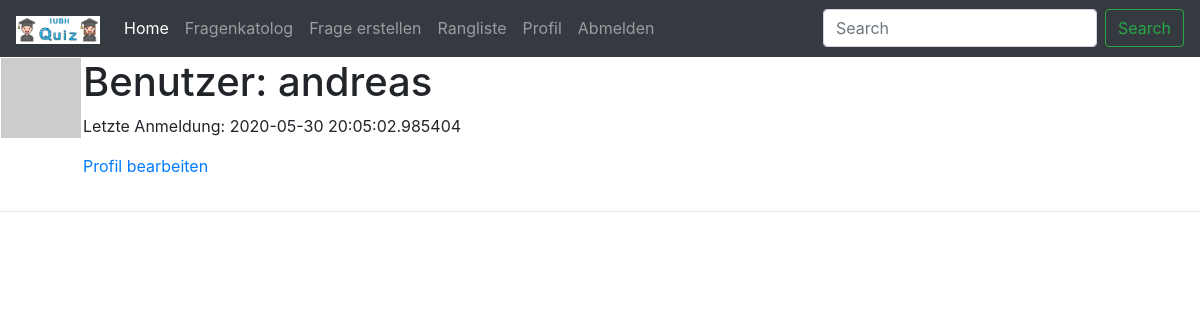
The app's page /user/andreas (signed in), older data.
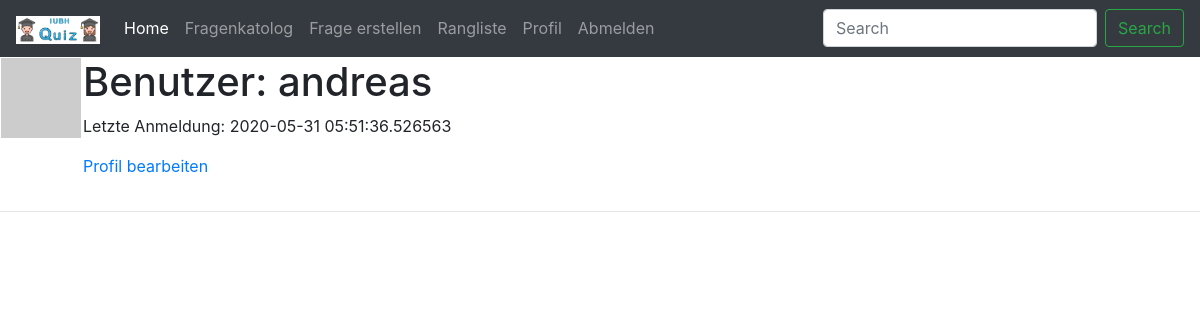
The same page, newer data.
### app/models.py (models this page shows, shortened)
class User(UserMixin, db.Model):
    id = db.Column(db.Integer, primary_key=True)
    username = db.Column(db.String(64), index=True, unique=True)
    email = db.Column(db.String(120), index=True, unique=True)
    password_hash = db.Column(db.String(128))
    about_me = db.Column(db.String(140))
    last_seen = db.Column(db.DateTime, default=datetime.utcnow)
    def avatar(self, size):
        digest = md5(self.email.lower().encode('utf-8')).hexdigest()
        return f'https://www.gravatar.com/avatar/{digest}?d=identicon&s={size}'

### app/routes.py (the view)
@app.route('/user/<username>')
@login_required
def user(username):
    user = User.query.filter_by(username=username).first_or_404()
    return render_template('user.html', user=user)

### app/models.py (called while the page is built)
@login.user_loader
def load_user(id):
    return User.query.get(int(id))

### app/routes.py (called while the page is built)
@app.before_request
def before_request():
    if current_user.is_authenticated:
        current_user.last_seen = datetime.utcnow()
        db.session.commit()

### app/templates/user.html (shortened to what this page needs)
{% extends "base.html" %}
{% block content %}
    <table>
        <tr valign="top">
            <td><img src="{{ user.avatar(80) }}"></td>
            <td>
                <h1>Benutzer: {{ user.username }}</h1>
                {% if user.last_seen %}<p>Letzte Anmeldung: {{ user.last_seen }}</p>{% endif %}
                {% if user == current_user %}
                <p><a href="{{ url_for('edit_profile') }}">Profil bearbeiten</a></p>
                {% endif %}
            </td>
        </tr>
    </table>
    <hr>
{% endblock %}

### app/templates/base.html (shortened to what this page needs)
<!DOCTYPE html>
<html>
    <head>
        <link rel="stylesheet" href="{{ url_for('static', filename='/css/styles.css') }}" />
        <link rel="stylesheet" href="https://maxcdn.bootstrapcdn.com/bootstrap/4.0.0/css/bootstrap.min.css">
    </head>
    <body>
        <header>
            <nav class="navbar navbar-expand-lg bg-dark navbar-dark">
                <a class="navbar-brand" href="#"><img height="28" alt="Logo" src={{ url_for('static', filename='/img/brand.png') }} /></a>
            <div class="collapse navbar-collapse" id="navbarSupportedContent">
                <ul class="navbar-nav mr-auto">
                    <li class="nav-item active">
                        <a class="nav-link" href="{{ url_for('index') }}">Home <span class="sr-only">(current)</span></a>
                    </li>
                    <li class="nav-item">
                        <a class="nav-link" href="#">Fragenkatolog</a>
                    </li>
                    <li class="nav-item">
                        <a class="nav-link" href="#">Frage erstellen</a>
                    </li>
                    <li class="nav-item">
                        <a class="nav-link" href="#">Rangliste</a>
                    </li>
                    {% if current_user.is_anonymous %}
                    <li class="nav-item">
                        <a class="nav-link" href="{{ url_for('login') }}">Anmelden</a>
                    </li>
                    {% else %}
                    <li class="nav-item">
                        <a class="nav-link" href="{{ url_for('user', username=current_user.username) }}">Profil</a>
                    </li>
                    <li class="nav-item">
                        <a class="nav-link" href="{{ url_for('logout') }}">Abmelden</a>
                    </li>
                    {% endif %}
                </ul>
                <form class="form-inline my-2 my-lg-0">
                    <input class="form-control mr-sm-2" type="search" placeholder="Search" aria-label="Search">
                    <button class="btn btn-outline-success my-2 my-sm-0" type="submit">Search</button>
                </form>
            </div>
            </nav>
        </header>
        {% block content %} {% endblock %}
    </body>
</html>

### app/static/css/styles.css (style rules this page uses)
body { background: aqua; }

Row changes from the older to the newer data that the page shows:
changed User "andreas": last_seen "2020-05-30 20:05:02.985404" → "2020-05-31 05:51:36.526563"
